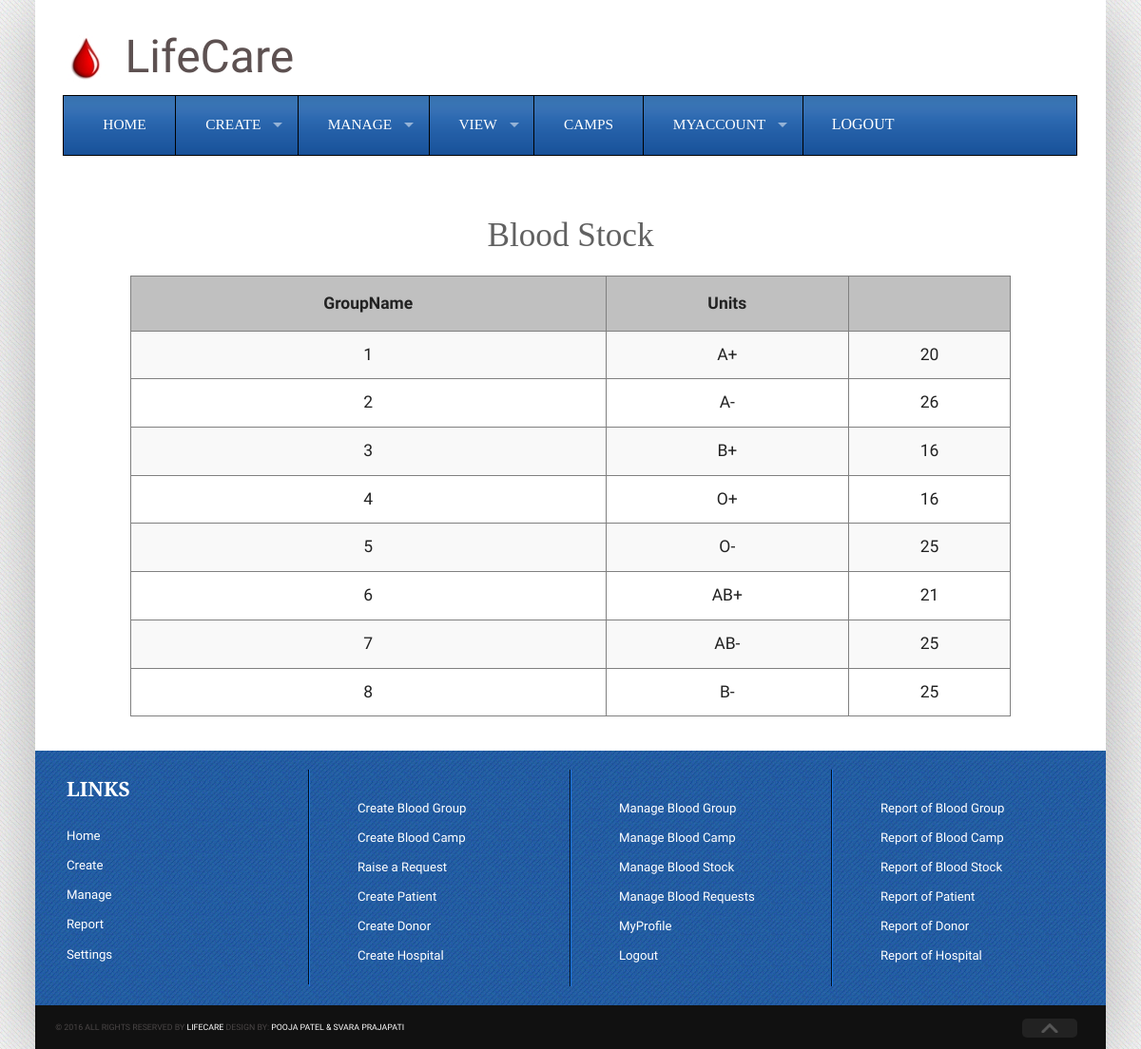
The page /Admin/rbloodstock.php (signed in) on the database its author committed.
### tables this page shows
CREATE TABLE `tblbloodstock` (
  `sid` int(11) NOT NULL,
  `bgid` int(11) DEFAULT NULL,
  `tunits` int(11) DEFAULT NULL,
  `mid` int(11) DEFAULT NULL,
  `mdate` datetime DEFAULT NULL
);

CREATE TABLE `tblbloodgroup` (
  `bgid` int(11) NOT NULL,
  `groupname` varchar(40) NOT NULL,
  `adminid` int(11) DEFAULT NULL,
  `cdate` datetime DEFAULT NULL
);

### Admin/rbloodstock.php (the view, shortened to what this page needs)
<!DOCTYPE html>
<head>
<link rel="stylesheet" href="css/foundation.min.css">
<link rel="stylesheet" href="css/superfish.css">
<link rel="stylesheet" href="css/stylesheet.css">
<link rel="stylesheet" href="js/slider/flexslider.css">
<link rel="stylesheet" href="js/slider/flexcar.css">
</head>
<body>
<div class="wrapper">
  <div class="header">
    <div class="row">
      <div class="columns large-12  header-inner" style="height:100px"><br><image src="images/logo4.jpeg" style="margin:10px 15px 30px 0px"><font size="75px">LifeCare</font></div>
      <div class="columns large-12">
        <nav>
          <section>
            <ul class="sf-menu large-12">
              <li class="active"><a href="adminhome.php">Home</a></li>
              <li><a href="create.php">Create</a>
			  </li>
              <li><a href="manage.php">Manage</a>
			  </li>
              <li><a href="report.php">View</a>
			  </li>
			  <li class="active"><a href="camps.php">Camps</a></li>
               <li><a href="#">MyAccount</a>
			  </li>
			  <li><form method="POST" action="" name="formhome"><input type="submit" value="LOGOUT" name="btnlogout" id="btnlogout"/></form>
			  </li>
            </ul>
          </section>
        </nav>
      </div>
    </div>
	<br>
	<div>
	<br>
	<center><h3>Blood Stock</h3></center>
	</div>
	<div  style="min-height:500px;margin-left:100px;margin-right:100px">
	<center>
	  <?php
			echo "<table><tr><th style=\"padding:15px\">GroupName</th><th>Units</th><th></th></tr>";
			$sql="Select * from tblbloodstock,tblbloodgroup where tblbloodgroup.bgid=tblbloodstock.bgid";
			$con=mysqli_connect(@"localhost","root","","dblifecare");
			$result=mysqli_query($con,$sql);
			while($line=mysqli_fetch_array($result))
			{
				echo "<tr>";
				echo "<td style=\"padding:15px\">";
				echo $line['sid'];
				echo "</td>";
				echo "<td>";
				echo $line['groupname'];
				echo "</td>";
				echo "<td>";
				echo $line['tunits'];
				echo "</td>";
				echo "</tr>";
			}
				echo "</table>";
		?>
	</center>
    </div>
	</div>
    <footer class="footer">
      <div class="row">
        <div class="columns large-12 footer-inner">
          <div class="row">
            <div class="columns large-3 box">
              <div class="">
                <h2 class="footer-title">Links</h2>
                <ul>
                  <li><a href="adminhome.php">Home</a></li>
                  <li><a href="create.php">Create</a></li>
                  <li><a href="manage.php">Manage</a></li>
                  <li><a href="report.php">Report</a></li>
                  <li><a href="settings.php">Settings</a></li>
                </ul>
              </div>
            </div>
            <div class="columns large-3 box">
              <div>
                <h2 class="footer-title"></h2>
                <ul>
                  <li><a href="cbloodgroup.php">Create Blood Group</a></li>
                  <li><a href="cbloodcamp.php">Create Blood Camp</a></li>
                  <li><a href="crequest.php">Raise a Request</a></li>
                  <li><a href="cpatient.php">Create Patient</a></li>
                  <li><a href="cdonor.php">Create Donor</a></li>
                  <li><a href="chospital.php">Create Hospital</a></li>
                </ul>
              </div>
            </div>
			<div class="columns large-3 box">
              <div>
                <h2 class="footer-title"></h2>
                <ul>
                  <li><a href="mbloodgroup.php">Manage Blood Group</a></li>
                  <li><a href="mbloodcamp.php">Manage Blood Camp</a></li>
                  <li><a href="mbloodstock.php">Manage Blood Stock</a></li>
                  <li><a href="mbloodrequest.php">Manage Blood Requests</a></li>
				  <li><a href="myprofile.php">MyProfile</a></li>
				  <li><a href="home.php">Logout</a></li>
                </ul>
              </div>
            </div>
            <div class="columns large-3 box">
              <div>
                <h2 class="footer-title"></h2>
				<ul>
				  <li><a href="rbloodgroup.php">Report of Blood Group</a></li>
                  <li><a href="rbloodcamp.php">Report of Blood Camp</a></li>
                  <li><a href="rbloodstock.php">Report of Blood Stock</a></li>
                  <li><a href="rpatient.php">Report of Patient</a></li>
                  <li><a href="rdonor.php">Report of Donor</a></li>
                  <li><a href="rhospital.php">Report of Hospital</a></li>
				</ul>
              </div>
            </div>
          </div>
        </div>
      </div>
    </footer>
    <div class="credit-row">
      <div class="row">
        <div class="columns large-11 credit">&copy; 2016 All rights reserved by <a href="#">LifeCare</a> Design by: <a href="#">POOJA PATEL & SVARA PRAJAPATI</a></div>
        <div class="columns large-1"><img src="images/toparrow.png" alt="" class="scrollToTop"></div>
      </div>
    </div>
  </div>
</body>
</html>

### Admin/css/superfish.css (style rules this page uses)
.sf-menu, .sf-menu * { margin: 0; padding: 0; list-style: none; }
.sf-menu li { position: relative; }
.sf-menu > li { float: left; }
.sf-menu a { display: block; position: relative; }
.sf-menu { float: left; margin-bottom: 1em; }
.sf-menu a { border-left: 1px solid #fff; border-top: 1px solid #dFeEFF; border-top: 1px solid rgba(255,255,255,.5); padding: .75em 1em; text-decoration: none; zoom: 1; }
.sf-menu a { color: #13a; }
.sf-menu li { background: #BDD2FF; white-space: nowrap; *white-space: normal; -webkit-transition: background .2s; transition: background .2s; }
.sf-arrows .sf-with-ul { padding-right: 2.5em; *padding-right: 1em; }
.sf-arrows .sf-with-ul:after { content: ''; position: absolute; top: 50%; right: 1em; margin-top: -3px; height: 0; width: 0; border: 5px solid transparent; border-top-color: #dFeEFF; border-top-color: rgba(255,255,255,.5); }

### Admin/css/stylesheet.css (style rules this page uses)
.row { width: 100%; }
body { font-size: 1.1em; line-height: 1.5em; color: #5d5151; font-family:'Droid Sans', serif; background-color: #f6f6f6; background-image: url('../images/bg.png'); }
h1,h2,h3,h4,h5,h6 { color:rgb(97, 97, 97); font-family: 'Droid Serif', serif; font-size: 2.0em; font-weight: normal; }
a { color: #d97163; }
.wrapper { background: #fff; max-width:64em; margin: auto; box-shadow: 0 10px 80px rgba(0,0,0,.3); -webkit-box-shadow: 0 10px 80px rgba(0,0,0,.3); -moz-box-shadow: 0 10px 80px rgba(0,0,0,.3); -o-box-shadow: 0 10px 80px rgba(0,0,0,.3); }
.sf-menu { margin-bottom: 0; background:#007ebf url('../images/menubg.png') repeat-x top; padding-left: 10px; padding-right: 10px; border:1px solid #000; }
.sf-menu li { background: url('../images/menubg.png'); border-right: 1px solid #000; }
.sf-menu li:last-child { border: 0; }
.sf-menu a { color: #fff; border:none; font-family: 'Droid Serif',serif; text-transform: uppercase; font-size: .875em; font-weight: normal; padding-top:1.2em; padding-bottom: 1.2em; padding-left: 2em; padding-right: 2em; }
footer.footer { background:url('../images/footerbg.png'); padding: 20px 0 20px 0; color: #c5c5c5; }
h2.footer-title { color: #fff; padding-bottom: 20px; font-size: 1.6em; font-weight: bold; text-transform: uppercase; margin-bottom: 0; }
.footer-inner { font-size: .75em; color: #fff; }
.footer-inner .box { border-right:1px solid #011021; border-left:1px solid #1a78e7; padding-left: 50px; padding-right: 50px; }
.footer-inner .box:first-child { padding-left: 20px; border-left: 0; }
.footer-inner .box:last-child { border-right: 0; padding-right: 20px; }
footer ul li { display: block; padding: 5px 0; }
.footer ul li a { color: #fff; }
footer ul li:last-child { border-bottom: 0; }
footer ul li a { color: #222; font-weight: normal; }
.credit-row { background: #111; padding: 10px 0; }
.credit { font-size: .5em; color: #4a4646; text-transform: uppercase; }
.credit a { color: #fff; }
img.scrollToTop { padding:5px 20px; background: #222; border-radius: 5px; cursor: pointer; }

### Admin/rbloodstock.php (style rules this page uses)
#btnlogout { background:#007ebf url('../images/menubg.png') repeat-x top; font-family: 'Droid Serif',serif;text-transform: uppercase; font-size:0.875em; font-weight: normal; border: none; color:white; padding: 21px 30px; text-align: center; text-decoration: none; display: inline-block; font-size: 16px;"/> }
th, td { border:0.5px solid gray; text-align:center; font-size:20px; }
table { border:0.5px solid gray; border-collapse:collapse; font-size:20px; width:100%; }
th { background-color: silver; }

### rows shown on the page
tblbloodstock: sid "1", bgid.groupname "A+", tunits "20"
tblbloodstock: sid "2", bgid.groupname "A-", tunits "26"
tblbloodstock: sid "3", bgid.groupname "B+", tunits "16"
tblbloodstock: sid "4", bgid.groupname "O+", tunits "16"
tblbloodstock: sid "5", bgid.groupname "O-", tunits "25"
tblbloodstock: sid "6", bgid.groupname "AB+", tunits "21"
tblbloodstock: sid "7", bgid.groupname "AB-", tunits "25"
tblbloodstock: sid "8", bgid.groupname "B-", tunits "25"
